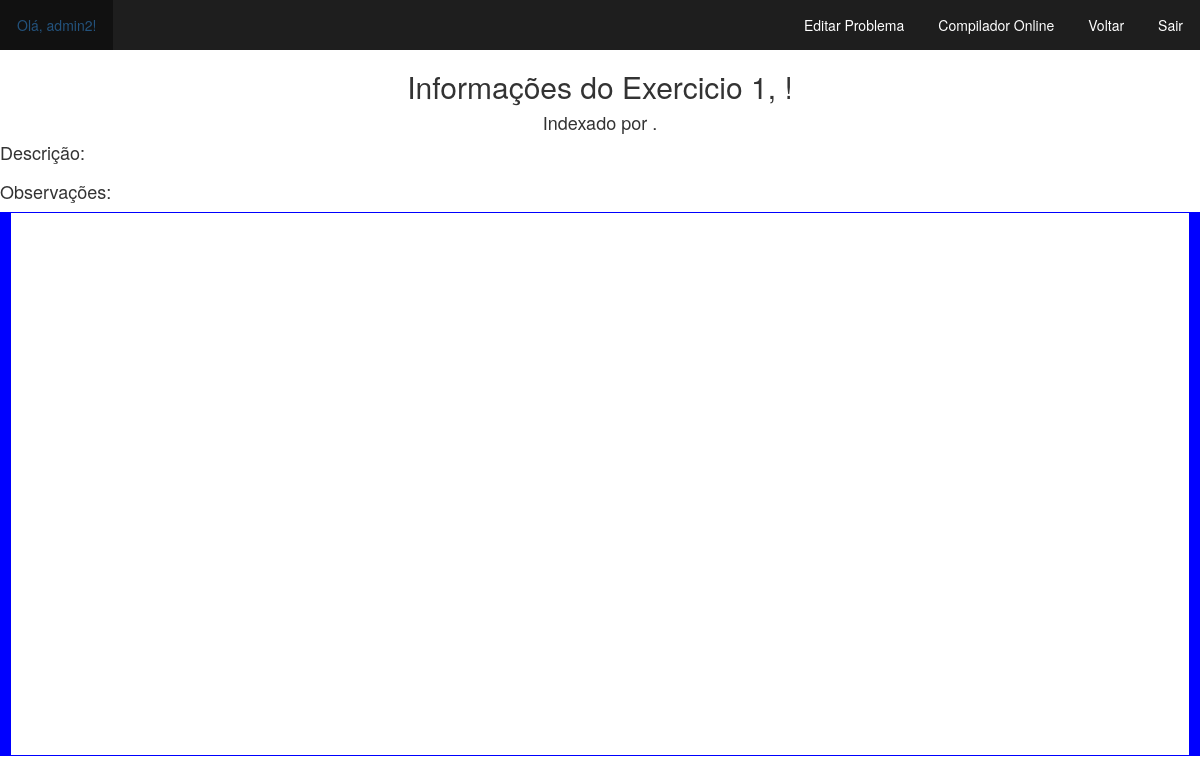
Before: /ShowProblemsInfo.php?id=1 (signed in) with the older database file.
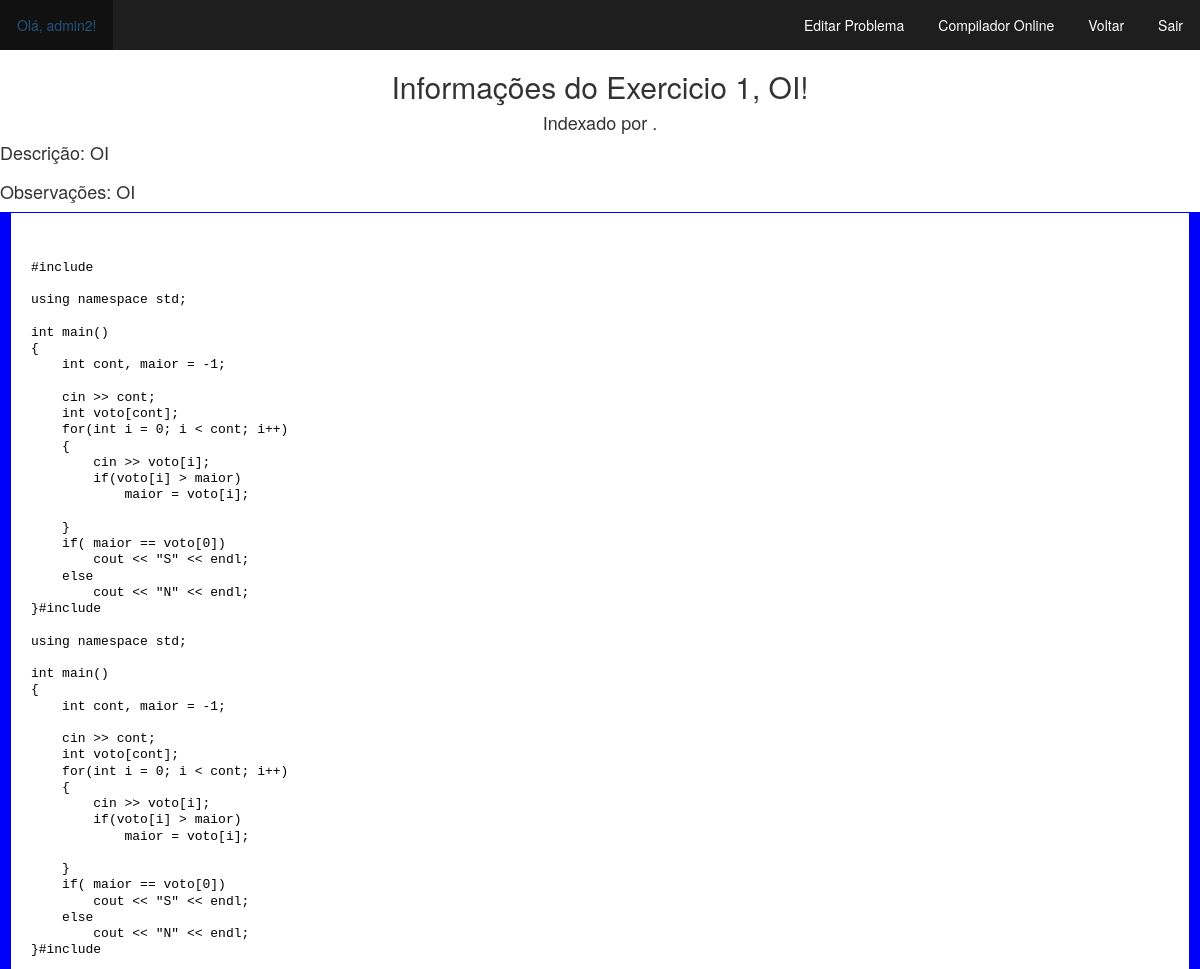
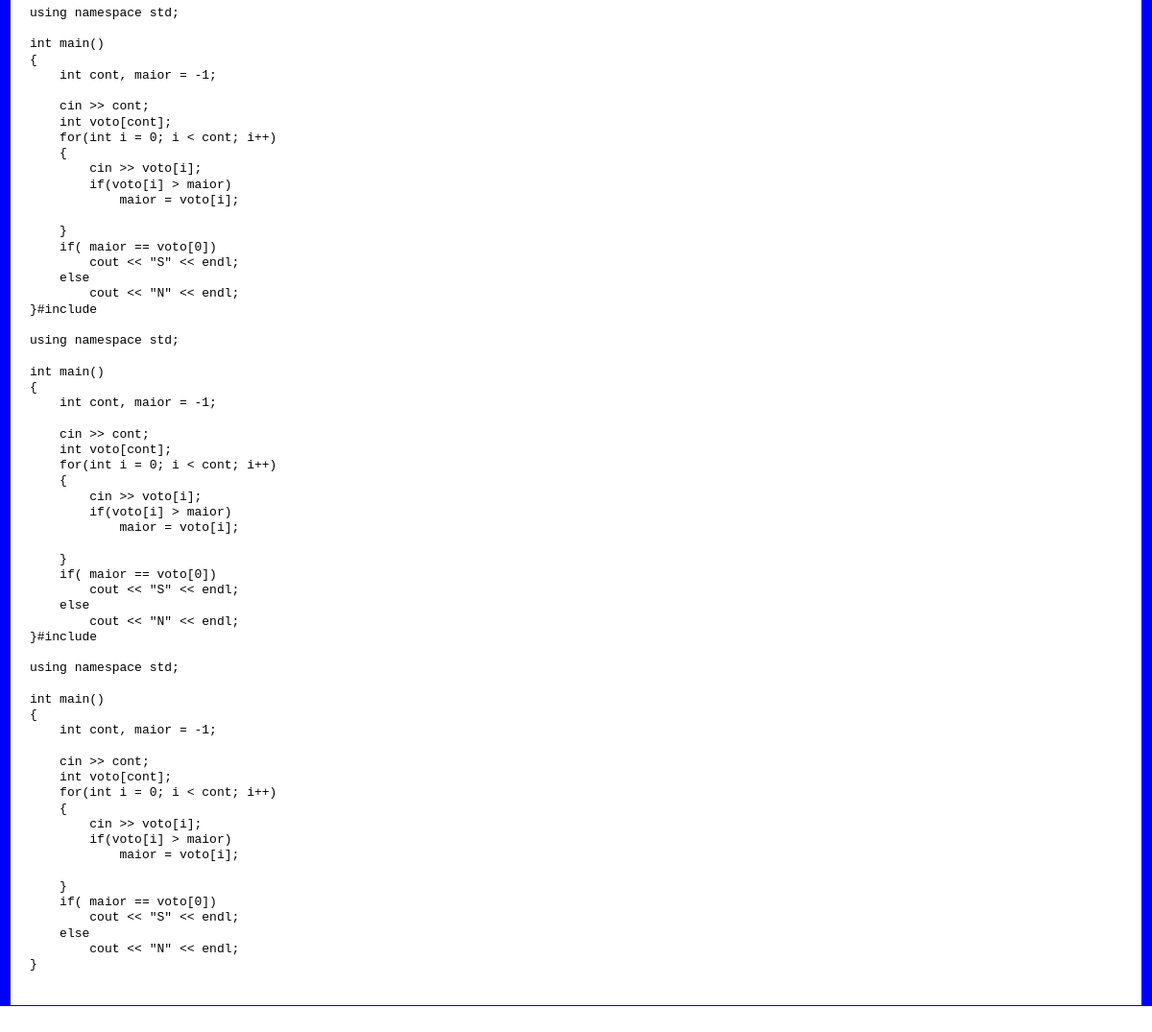
After: the same page with the newer database file (2 pictures, top to bottom).
### tables this page shows
CREATE TABLE `exercicio` (
  `id` int(11) NOT NULL,
  `name` varchar(255) NOT NULL,
  `class` varchar(255) NOT NULL,
  `description` varchar(255) NOT NULL,
  `type` varchar(255) NOT NULL,
  `level2pc` int(2) UNSIGNED ZEROFILL NOT NULL,
  `level` int(2) UNSIGNED ZEROFILL NOT NULL,
  `status` int(1) DEFAULT NULL,
  `Observation` varchar(255) NOT NULL,
  `source` text NOT NULL,
  `uploader` varchar(255) NOT NULL
);

### ShowProblemsInfo.php (the view, shortened to what this page needs)
<?php
	$id=$_GET['id'];
	require('Connection.php');
	$result = mysqli_query($db, "SELECT * FROM exercicio where id=$id");
	$row = mysqli_fetch_assoc($result);
?>
<html>
	<head>
		<link rel="stylesheet" href="Style/style.css">
		<link rel="stylesheet" href="https://maxcdn.bootstrapcdn.com/bootstrap/3.4.1/css/bootstrap.min.css">
	</head>
<body>
	<ul>
		<li style="float:left"><a href="UserProfile.php"><?php session_start(); echo "Olá, ". $_SESSION['usuario']; ?>!</a></li>
		<li style="float:right"><a href="Logout.php">Sair</a></li>
		<li style="float:right"><a href="MainInformationPage.php">Voltar</a></li>
		<li style="float:right"><a href="https://e2pc.github.io/">Compilador Online</a></li>
		<li	style="float:right"><?php echo"<a href=EditProblemInfo.php?id=".$row['id'] .">Editar Problema</a>" ?></li>
	</ul>
    <h2 align ="center">Informações do Exercicio
		<?php
			$id=$_GET['id'];
			require('Connection.php');
			$result = mysqli_query($db, "SELECT * FROM exercicio where id=$id");
			while($row = mysqli_fetch_assoc($result)){
				echo"<tr>
					 <td></td>
					 <td>" .$row['id'] .",</td>
					 <td>" .$row['name'] ."!</td>";
			}
		?>
	</h2>
	<h4 align ="center">Indexado por
		?>.
	</h4>
	<h4 align ="left">
		<?php
			$id=$_GET['id'];
			require('Connection.php');
			$result = mysqli_query($db, "SELECT * FROM exercicio where id=$id");
			while($row = mysqli_fetch_assoc($result)){
				echo"Descrição: " .$row['description'] ."\n";
				?><br><br><?php
				echo"Observações: " .$row['Observation'] ."";
			}
		?>
	</h4>
	<div style="background: #ffffff; overflow:auto;height:68%;width:auto;border:solid blue;border-width:.1em .8em .1em .8em;padding:.2em .6em;"><pre style=" border:2px solid white; margin: 0; line-height: 125%; background-color: white; color: black";>
		<?php
			require('Connection.php');
			$result = mysqli_query($db, "SELECT * FROM exercicio where id=$id");
			$row = mysqli_fetch_assoc($result);
			$texto = $row['source'];
			printf("%s", $texto);
		?>
		<br>
	</pre></div>
</body>
</html>

### Style/style.css (style rules this page uses)
body { background-color:white; }
ul { list-style-type: none; margin: 0; padding: 0; overflow: hidden; background-color: #1E1E1E; }
li { float: left; }
li a { display: block; color: white; text-align: center; padding: 15px 17px; text-decoration: none; }
a:link, a:visited { text-decoration: none }
a:link, a:visited { text-decoration: none; }

Changed rows visible on the page:
changed exercicio id 1: name (not shown) → "OI"; description (not shown) → "OI"; Observation (not shown) → "OI"; source (not shown) → "#include using namespace std; int main() { int cont, maior = -1; cin >> cont; int voto[cont]; for(int i = 0; i < cont; i++) { cin >> voto[i]; if(voto[i] > maior) maior = voto[i]; } if( maior == voto[0]) cout << \"S\" << endl; else cout << \"N\" << endl; }#include using namespace std; int main() { int cont, maior = -1; cin >> cont; int voto[cont]; for(int i = 0; i < cont; i++) { cin >> voto[i]; if(voto[i] > maior) maior = voto[i]; } if( maior == voto[0]) cout << \"S\" << endl; else cout << \"N\" << endl; }#include using namespace std; int main() { int cont, maior = -1; cin >> cont; int voto[cont]; for(int i = 0; i < cont; i++) { cin >> voto[i]; if(voto[i] > maior) maior = voto[i]; } if( maior ==…"
